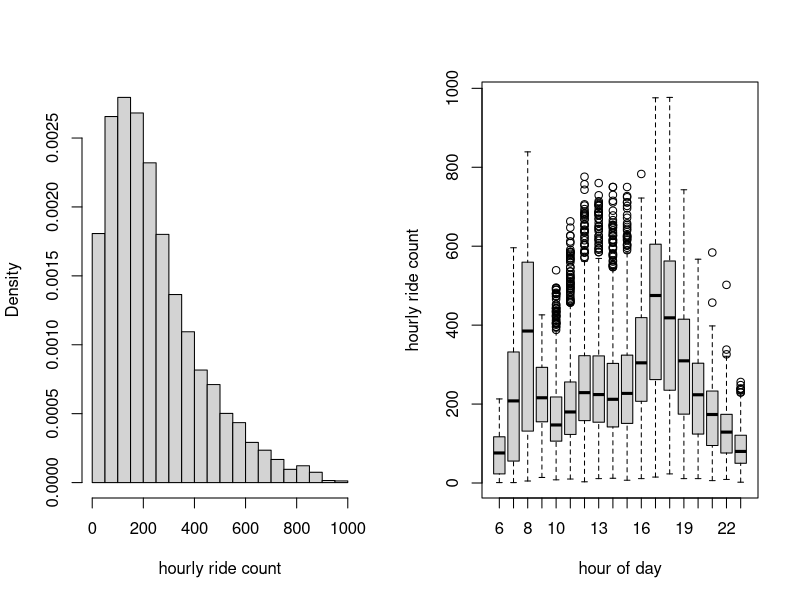
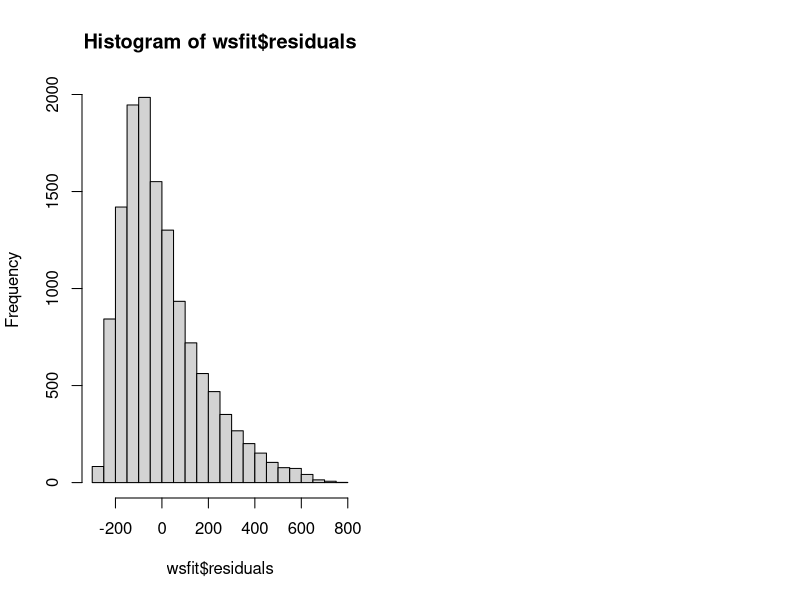

Generate these figures, in order, with R:
## ---- chunk 1
biketab <- read.csv("bikeshare.csv")
head(biketab)
par(mfrow=c(1,2))
hist(biketab$cnt, xlab="hourly ride count", freq=FALSE, main="")
boxplot(biketab$cnt ~ biketab$hr, xlab="hour of day", ylab="hourly ride count")
## ---- chunk 2
biketab$weathersit <- factor(biketab$weathersit)
levels(biketab$weathersit)
## ---- chunk 3
wsfit <- glm(cnt ~ weathersit, data=biketab)
summary(wsfit)
## ---- chunk 4
1- 397756252/414271583
## ---- chunk 5
sqrt(30365.39)
## ---- chunk 6
hist(wsfit$residuals)
## ---- chunk 7
weatherfit <- glm(log(cnt) ~ weathersit + temp + hum + windspeed, data=biketab) 
summary(weatherfit)
## ---- chunk 8
exp(0.4119)
## ---- chunk 9
weatherfit2 <- glm(log(cnt) ~ weathersit, data=biketab) 
coef(weatherfit2)
